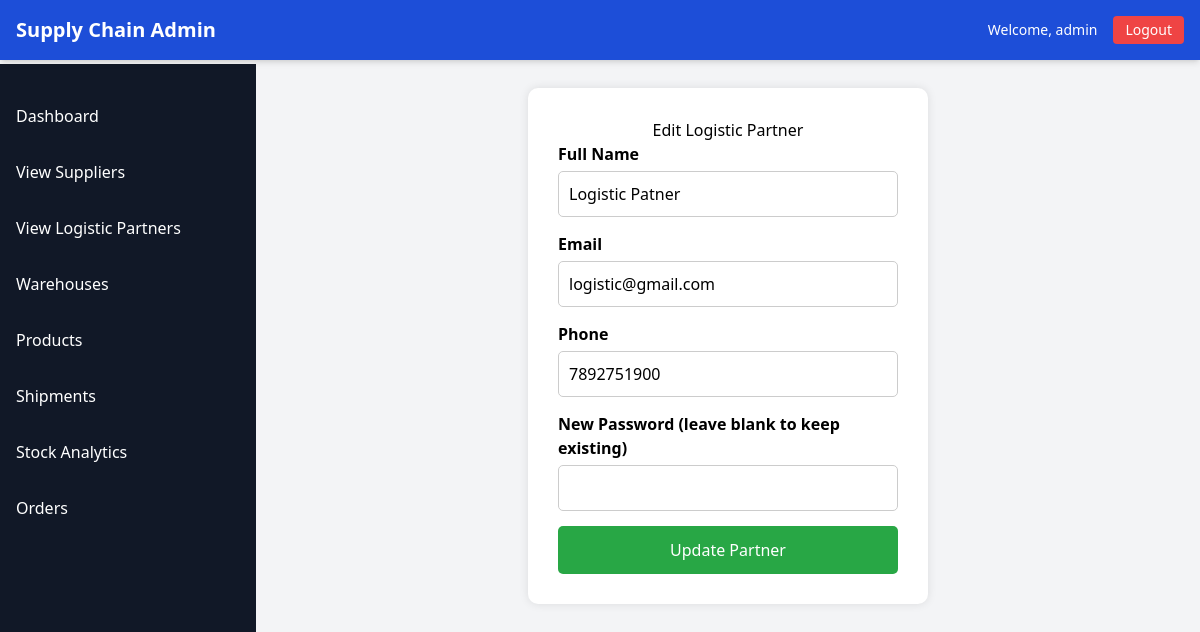
Page /logistic-partners/edit/12/ (signed in) on the committed database.
### abcd/models.py (models this page shows, shortened)
class NewUser(AbstractUser):
    USER_TYPE_CHOICES = [
        ('supplier', 'Supplier'),
        ('logistic_partner', 'Logistic Partner'),
        ('customer', 'Customer'),
    ]
    full_name = models.CharField(max_length=100)
    email = models.EmailField(unique=True)
    contact_no = models.CharField(max_length=15, unique=True)
    user_type = models.CharField(max_length=20, choices=USER_TYPE_CHOICES)

### abcd/views.py (the view, shortened to what this page needs)
# urls.py: path('logistic-partners/edit/<int:user_id>/', views.edit_logistic_partner, name='edit_logistic_partner'),
@login_required
@user_passes_test(is_admin)
def edit_logistic_partner(request, user_id):
    partner = get_object_or_404(NewUser, id=user_id, user_type='logistic_partner')
    return render(request, 'admin1/edit_logistic_partner.html', {'partner': partner})

### abcd/views.py (called while the page is built)
def is_admin(user):
    return user.is_superuser

### abcd/templates/admin1/edit_logistic_partner.html (shortened to what this page needs)
{% extends 'admin1/base.html' %}
{% block content %}
<div class="form-container">
    <h2>Edit Logistic Partner</h2>
    <form method="POST">
        <div class="form-group">
            <label>Full Name</label>
            <input type="text" name="full_name" value="{{ partner.full_name }}" required>
        </div>
        <div class="form-group">
            <label>Email</label>
            <input type="email" name="email" value="{{ partner.email }}" required>
        </div>
        <div class="form-group">
            <label>Phone</label>
            <input type="text" name="phone" value="{{ partner.contact_no }}" required>
        </div>
        <div class="form-group">
            <label>New Password (leave blank to keep existing)</label>
            <input type="password" name="password">
        </div>
        <button type="submit" class="submit-btn">Update Partner</button>
    </form>
</div>
{% endblock %}

### abcd/templates/admin1/base.html (shortened to what this page needs)
<!DOCTYPE html>
<html lang="en">
<head>
    <script src="https://cdn.tailwindcss.com"></script>
</head>
<body class="bg-gray-100 font-sans min-h-screen">
    <nav class="bg-blue-700 text-white p-4 flex justify-between items-center fixed w-full top-0 z-20 shadow-md">
        <div class="flex items-center">
            <h1 class="text-xl font-bold">Supply Chain Admin</h1>
        </div>
        <div class="flex items-center space-x-4">
            <span class="text-sm hidden md:block">Welcome, {{ user.full_name|default:user.username }}</span>
            <a href="{% url 'logout_view' %}" class="bg-red-500 hover:bg-red-600 px-3 py-1 rounded text-sm">Logout</a>
        </div>
    </nav>
    <div id="sidebar" class="bg-gray-900 text-white w-64 h-screen fixed top-0 mt-16 transition-all duration-300 md:block hidden">
        <ul class="mt-6">
            <li class="p-4 hover:bg-gray-700"><a href="{% url 'admin_dashboard' %}" class="block">Dashboard</a></li>
            <li class="p-4 hover:bg-gray-700"><a href="{% url 'view_suppliers' %}" class="block">View Suppliers</a></li>
<li class="p-4 hover:bg-gray-700"><a href="{% url 'view_logistic_partners' %}" class="block">View Logistic Partners</a></li>
            <li class="p-4 hover:bg-gray-700"><a href="{% url 'warehouse_list' %}" class="block">Warehouses</a></li>
            <li class="p-4 hover:bg-gray-700"><a href="{% url 'product_list' %}" class="block">Products</a></li>
            <li class="p-4 hover:bg-gray-700"><a href="{% url 'shipment_list' %}" class="block">Shipments</a></li>
            <li class="p-4 hover:bg-gray-700"><a href="{% url 'stock_chart' %}" class="block">Stock Analytics</a></li>
            <li class="p-4 hover:bg-gray-700"><a  href="{% url 'admin_order_list' %}">Orders</a></li>
        </ul>
    </div>
    <div id="main-content" class="ml-0 md:ml-64 mt-16 p-6 transition-all duration-300 max-w-7xl mx-auto">
        {% block content %}
        {% endblock %}
    </div>
</body>
</html>

### abcd/templates/admin1/edit_logistic_partner.html (style rules this page uses)
.form-container { background: #fff; padding: 30px; border-radius: 10px; width: 400px; margin: auto; box-shadow: 0 0 10px rgba(0,0,0,0.1); }
.form-container h2 { text-align: center; }
.form-group { margin-bottom: 15px; }
.form-group label { font-weight: bold; display: block; margin-bottom: 5px; }
.form-group input { width: 100%; padding: 10px; border-radius: 5px; border: 1px solid #ccc; }
.submit-btn { width: 100%; padding: 12px; background-color: #28a745; color: white; border: none; border-radius: 5px; cursor: pointer; }

### rows in the picture
NewUser: full_name "admin"
NewUser: full_name "Logistic Patner", email "logistic@gmail.com", phone "7892751900"
